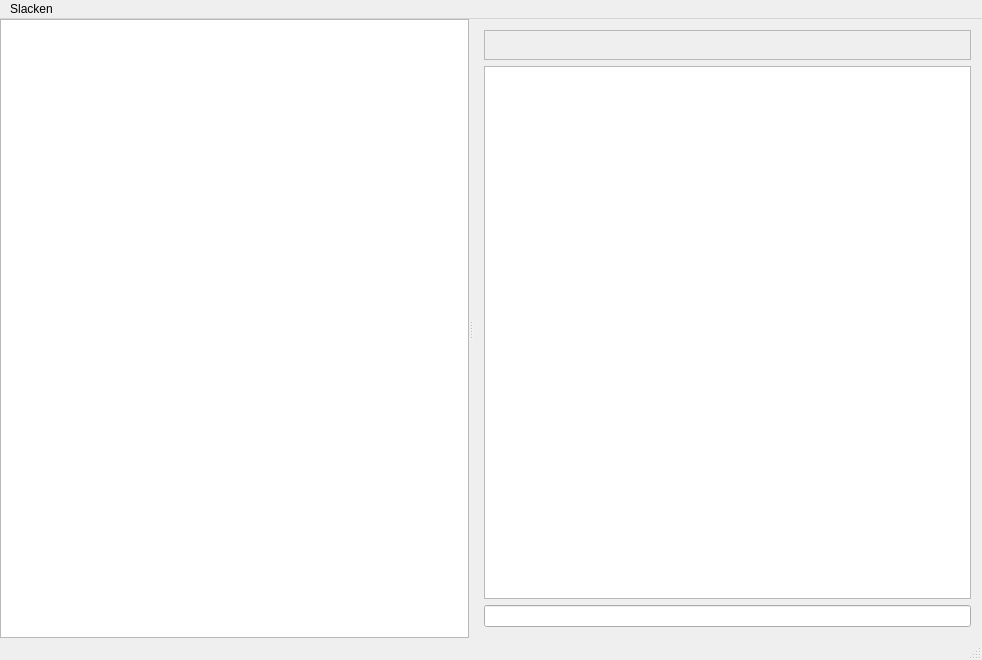
<?xml version="1.0" encoding="UTF-8"?>
<ui version="4.0">
 <class>MainWindow</class>
 <widget class="QMainWindow" name="MainWindow">
  <property name="geometry">
   <rect>
    <x>0</x>
    <y>0</y>
    <width>982</width>
    <height>660</height>
   </rect>
  </property>
  <property name="windowTitle">
   <string>Slacken</string>
  </property>
  <property name="windowIcon">
   <iconset resource="main.qrc">
    <normaloff>:/icons/base-icon.png</normaloff>:/icons/base-icon.png</iconset>
  </property>
  <widget class="QWidget" name="centralWidget">
   <layout class="QGridLayout" name="gridLayout">
    <property name="leftMargin">
     <number>0</number>
    </property>
    <property name="topMargin">
     <number>0</number>
    </property>
    <property name="rightMargin">
     <number>0</number>
    </property>
    <property name="bottomMargin">
     <number>0</number>
    </property>
    <item row="0" column="0">
     <widget class="QSplitter" name="splitter">
      <property name="orientation">
       <enum>Qt::Horizontal</enum>
      </property>
      <widget class="QListWidget" name="channelListWidget">
       <property name="sizePolicy">
        <sizepolicy hsizetype="Minimum" vsizetype="Expanding">
         <horstretch>0</horstretch>
         <verstretch>0</verstretch>
        </sizepolicy>
       </property>
      </widget>
      <widget class="QWidget" name="">
       <layout class="QVBoxLayout" name="verticalLayout">
        <item>
         <widget class="QTextBrowser" name="topicViewer">
          <property name="enabled">
           <bool>false</bool>
          </property>
          <property name="sizePolicy">
           <sizepolicy hsizetype="Expanding" vsizetype="Minimum">
            <horstretch>0</horstretch>
            <verstretch>0</verstretch>
           </sizepolicy>
          </property>
          <property name="maximumSize">
           <size>
            <width>16777215</width>
            <height>30</height>
           </size>
          </property>
         </widget>
        </item>
        <item>
         <widget class="QTextBrowser" name="historyView">
          <property name="font">
           <font>
            <family>Monospace</family>
           </font>
          </property>
          <property name="openLinks">
           <bool>false</bool>
          </property>
         </widget>
        </item>
        <item>
         <widget class="QLineEdit" name="newMessage"/>
        </item>
       </layout>
      </widget>
     </widget>
    </item>
   </layout>
  </widget>
  <widget class="QMenuBar" name="menuBar">
   <property name="geometry">
    <rect>
     <x>0</x>
     <y>0</y>
     <width>982</width>
     <height>22</height>
    </rect>
   </property>
   <widget class="QMenu" name="menuSlacken">
    <property name="title">
     <string>Slacken</string>
    </property>
    <addaction name="actionLogin"/>
    <addaction name="actionQuit"/>
   </widget>
   <addaction name="menuSlacken"/>
  </widget>
  <widget class="QStatusBar" name="statusBar"/>
  <action name="actionLogin">
   <property name="text">
    <string>Login</string>
   </property>
  </action>
  <action name="actionQuit">
   <property name="text">
    <string>Quit</string>
   </property>
  </action>
 </widget>
 <layoutdefault spacing="6" margin="11"/>
 <resources>
  <include location="main.qrc"/>
 </resources>
 <connections/>
</ui>
